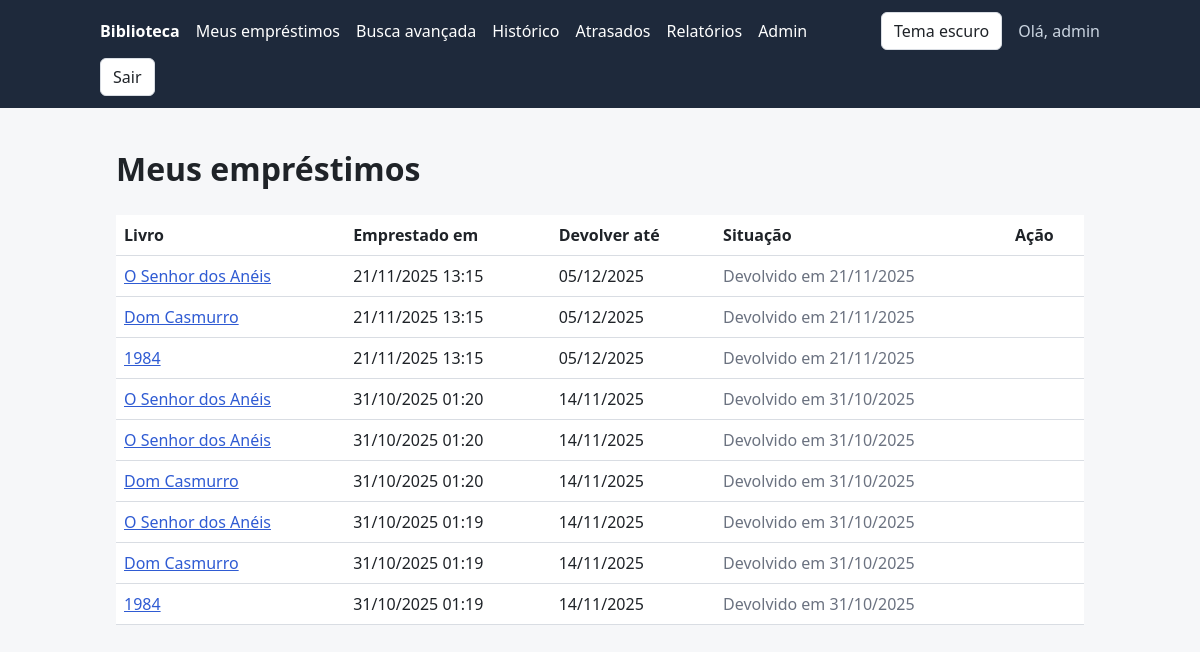
The app's page /emprestimos/ (signed in) with its own data.
### catalog/models.py (models this page shows, shortened)
class Loan(models.Model):
    book = models.ForeignKey(Book, on_delete=models.CASCADE, related_name="loans", verbose_name="Livro")
    user = models.ForeignKey(
        settings.AUTH_USER_MODEL,
        on_delete=models.CASCADE,
        related_name="loans",  # permite fazer user.loans.all()
        verbose_name="Usuário",
    )
    borrowed_at = models.DateTimeField("Emprestado em", auto_now_add=True)  # data e hora do empréstimo
    due_date = models.DateField("Devolver até")  # só a data do prazo, sem hora
    returned_at = models.DateTimeField("Devolvido em", null=True, blank=True)
    class Meta:
        ordering = ["-borrowed_at"]  # o sinal de menos inverte a ordem: mais recentes primeiro
        verbose_name = "Empréstimo"
        verbose_name_plural = "Empréstimos"
    @property
    def is_active(self):
        return self.returned_at is None

class Book(models.Model):
    title = models.CharField("Título", max_length=255)  # texto curto, até 255 caracteres
    author = models.CharField("Autor(a)", max_length=255)
    isbn = models.CharField("ISBN", max_length=13, unique=True)  # unique: o banco não aceita ISBN repetido
    copies_total = models.PositiveIntegerField("Cópias totais", default=1)  # inteiro >= 0; vale 1 se ninguém informar
    image = models.ImageField("Capa", upload_to="book_covers/", blank=True, null=True)
    category = models.ForeignKey(
        Category,
        on_delete=models.SET_NULL,
        null=True,
        blank=True,
        related_name="books",  # permite fazer categoria.books.all()
        verbose_name="Categoria",
    )
    language = models.CharField("Idioma", max_length=50, blank=True)
    publisher = models.CharField("Editora", max_length=150, blank=True)
    edition_year = models.PositiveSmallIntegerField("Ano de edição", null=True, blank=True)
    created_at = models.DateTimeField("Cadastrado em", auto_now_add=True)  # preenchido sozinho na criação
    class Meta:
        ordering = ["title"]  # ordem padrão das consultas: alfabética pelo título
        verbose_name = "Livro"  # nome no singular, usado pelo Admin
        verbose_name_plural = "Livros"  # nome no plural, usado pelo Admin

### catalog/views.py (the view)
# urls.py: path("emprestimos/", views.my_loans, name="my_loans"),
@login_required
def my_loans(request):
    loans = Loan.objects.filter(user=request.user).select_related("book")
    return render(request, "catalog/my_loans.html", {"loans": loans})

### templates/catalog/my_loans.html (shortened to what this page needs)
{% extends "base.html" %}
{% block content %}
  <h1>Meus empréstimos</h1>
  {% if loans %}
    <div class="table-wrap">
      <table>
        <thead>
          <tr>
            <th>Livro</th>
            <th>Emprestado em</th>
            <th>Devolver até</th>
            <th>Situação</th>
            <th>Ação</th>
          </tr>
        </thead>
        <tbody>
          {% for loan in loans %}
            <tr>
              <td><a href="{% url 'catalog:book_detail' loan.book.id %}">{{ loan.book.title }}</a></td>
              <td>{{ loan.borrowed_at|date:"d/m/Y H:i" }}</td>
              <td>{{ loan.due_date|date:"d/m/Y" }}</td>
              <td>
                {% if loan.returned_at %}
                  <span class="muted">Devolvido em {{ loan.returned_at|date:"d/m/Y" }}</span>
                {% elif loan.is_overdue %}
                  <strong class="danger">Atrasado</strong>
                {% else %}
                  <span class="success">Em dia</span>
                {% endif %}
              </td>
              <td>
              </td>
            </tr>
          {% endfor %}
        </tbody>
      </table>
    </div>
  {% else %}
    <p class="muted">Você ainda não pegou nenhum livro emprestado.</p>
  {% endif %}
{% endblock %}

### templates/base.html (shortened to what this page needs)
{% load static %}
<!DOCTYPE html>
<html lang="pt-br">
<head>
  <link rel="stylesheet" href="{% static 'css/style.css' %}">
</head>
<body>
  <header>
    <nav>
      <a href="{% url 'catalog:book_list' %}"><strong>Biblioteca</strong></a>
      {% if user.is_authenticated %}
        <a href="{% url 'catalog:my_loans' %}">Meus empréstimos</a>
        <a href="{% url 'catalog:advanced_search' %}">Busca avançada</a>
        <a href="{% url 'catalog:search_history' %}">Histórico</a>
        {% if user.is_staff %}
          <a href="{% url 'catalog:overdue_loans' %}">Atrasados</a>
          <a href="{% url 'catalog:reports_index' %}">Relatórios</a>
          <a href="{% url 'admin:index' %}">Admin</a>
        {% endif %}
      {% endif %}
      <button id="theme-toggle" class="btn" type="button">Tema escuro</button>
      {% if user.is_authenticated %}
        <span class="user">Olá, {{ user.username }}</span>
        <form class="inline" method="post" action="{% url 'logout' %}">
          <button class="btn" type="submit">Sair</button>
        </form>
      {% else %}
        <a href="{% url 'login' %}">Entrar</a>
      {% endif %}
    </nav>
  </header>
  <main>
    {% block content %}{% endblock %}
  </main>
</body>
</html>

### static/css/style.css (style rules this page uses)
:root { --bg: #f6f7f9; --card: #ffffff; --text: #1f2328; --muted: #6b7280; --border: #d9dde3; --primary: #2f5bd3; --header: #1e293b; --danger: #b42318; --success: #067647; --warning: #b54708; }
* { box-sizing: border-box; }
body { margin: 0; font-family: system-ui, Arial, sans-serif; background: var(--bg); color: var(--text); line-height: 1.5; }
a { color: var(--primary); }
header { background: var(--header); padding: 12px 16px; }
nav { max-width: 1000px; margin: 0 auto; display: flex; flex-wrap: wrap; gap: 8px 16px; align-items: center; }
nav a { color: #fff; text-decoration: none; }
nav .user { color: #cbd5e1; }
main { max-width: 1000px; margin: 0 auto; padding: 16px; }
.muted { color: var(--muted); }
.btn { display: inline-block; padding: 6px 12px; border: 1px solid var(--border); border-radius: 6px; background: var(--card); color: var(--text); cursor: pointer; font: inherit; text-decoration: none; }
form.inline { display: inline; }
table { width: 100%; border-collapse: collapse; background: var(--card); }
th, td { padding: 8px; border-bottom: 1px solid var(--border); text-align: left; vertical-align: middle; }
.table-wrap { overflow-x: auto; }

### records on screen
Loan: book "O Senhor dos Anéis", borrowed_at "21/11/2025 13:15", due_date "05/12/2025", returned_at "21/11/2025"
Loan: book "Dom Casmurro", borrowed_at "21/11/2025 13:15", due_date "05/12/2025", returned_at "21/11/2025"
Loan: book "1984", borrowed_at "21/11/2025 13:15", due_date "05/12/2025", returned_at "21/11/2025"
Loan: book "O Senhor dos Anéis", borrowed_at "31/10/2025 01:20", due_date "14/11/2025", returned_at "31/10/2025"
Loan: book "O Senhor dos Anéis", borrowed_at "31/10/2025 01:20", due_date "14/11/2025", returned_at "31/10/2025"
Loan: book "Dom Casmurro", borrowed_at "31/10/2025 01:20", due_date "14/11/2025", returned_at "31/10/2025"
Loan: book "O Senhor dos Anéis", borrowed_at "31/10/2025 01:19", due_date "14/11/2025", returned_at "31/10/2025"
Loan: book "Dom Casmurro", borrowed_at "31/10/2025 01:19", due_date "14/11/2025", returned_at "31/10/2025"
Loan: book "1984", borrowed_at "31/10/2025 01:19", due_date "14/11/2025", returned_at "31/10/2025"

### other values on screen
{{ user.username }} "admin"
